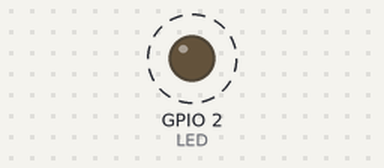
Recording of a program running on a simulated ESP8266 (NodeMCU). Shown: output pins drawn as LEDs (lit = HIGH). Dashed ring = blinking. What the program prints to the serial monitor is not drawn.

Above: at 0.3 s.
Timing chart, 0 to 3.1 s (numbered marks = the images above):
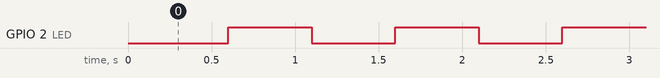

The program:

main.cpp
```cpp
/*********************************************************************************
 *
 *                             E E T P  N 4 6 5                                  *
 *
 * *******************************************************************************/

/*===================[File header]===============================================*/
// File:                main.cpp
// Author:              Marcelo Castello (https://github.com/mcastellogh)
// Licence:             GPLV3+
// Version:             2.0.0
// Date:                Setiembre 2021
// Info:                Hola mundo con led

//=============== [Datos para almacenamiento] ======================================
// PCB:                 Escuela V1.0
// Plataforma:          ESP8266
// Uso:                 Template
// Carpeta:             escuela
// Nombre de Proyecto:  led

// TODO:
//
//
// BUGS:    xd
//
//
//
// COMMIT:
//
// Para subir FileSystem: platformio run --target uploadfs

/*===================[Inclusiones]===============================================*/
#include <Arduino.h>

/*===================[Variables harcodeadas]=====================================*/
uint32_t        retardo         =   500;
const char *    tipo_device     =   "Led";
const char *    fversion        =   "1.0.0";

//===================[Macros]====================================================*/
#define         SERIAL_BAUDRATE     19200
#define         LED                 2

/*===================[Variables globales]========================================*/


//===================[Instancias]================================================*/


void setup() {
  Serial.begin(SERIAL_BAUDRATE);
  delay(100);
  Serial.println(tipo_device);
  Serial.print("Version:");
  Serial.print(fversion);

  //--Pines
  pinMode(LED,OUTPUT);

  //--Pone en 0 el pin del led
  digitalWrite(LED, LOW);

}

void loop() {
delay(retardo);
digitalWrite(LED,HIGH);
delay(retardo);
digitalWrite(LED,LOW);
}
```

Measured:
- by itself, GPIO 2 (LED): alternates HIGH for 0.50 s and LOW for 0.50 s
